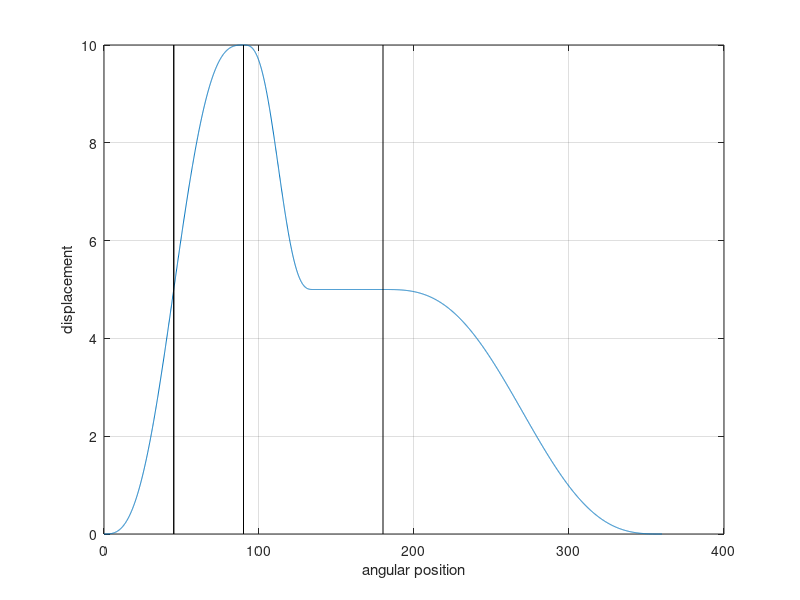
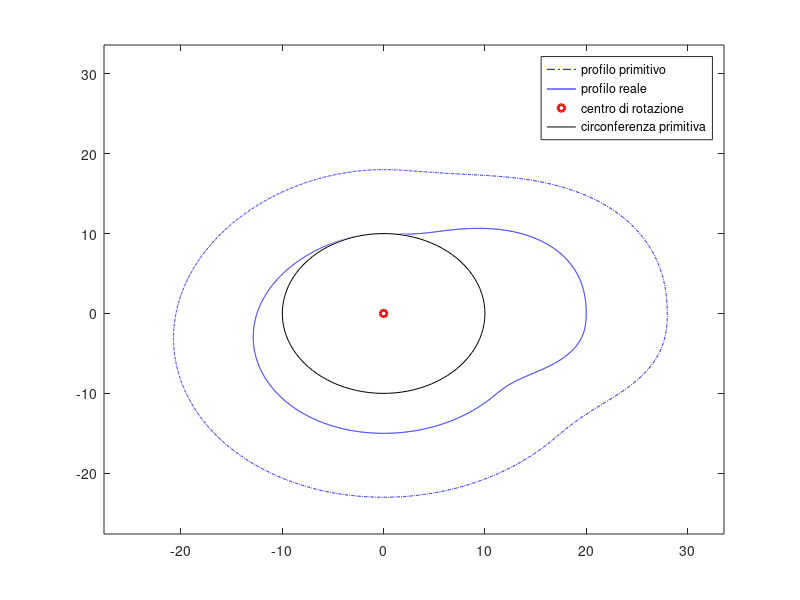
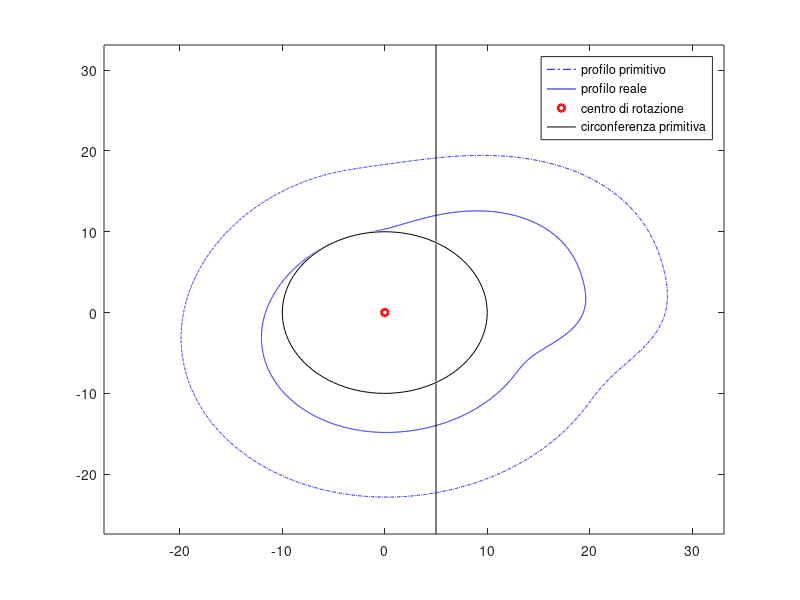

MATLAB code to generate these figures, in order:
clear all
close all
clc

% Nel codice viene definitio il profilo della camma, noto che sia l'alzata
% e il corrispondente passo angolare, assumendo legge di moto di tipo
% cicloidale

% Ogni Hi, bethai definisce quanto una porzione bethai di rotazione della
% camma causa una variazioni di altezza Hi della punteria:
% - Primi 90 gradi -> Alzata di H1
% - 45 gradi -> Abbassa di H2 (fino ad H = 5)
% - 45 gradi -> Mantiene di H3 (Fino a 
% - 180 gradi -> rialza fino a H4

% Struttura tratti: matrice 2xn con ogni colonna avente beta gradi e
% corrispettiva H, n = numero di tratti

Tratti = [90, 45, 45, 180; ...
            10, -5, 0, -5];

[m, n] = size(Tratti);
step = 0.1;

starting_point = 0;
h_tot = 0;
Theta = [];
Y = [];

for i=1:n
    betha_i = Tratti(1, i);
    theta_i = 0:step:Tratti(1, i);
    [k, n_i] = size(theta_i);
    h_i = Tratti(2, i);

    y_i = zeros(1, n_i);
    translated_theta_i = zeros(1, n_i);
    
    
    for j=1:n_i
        y_i(j) = h_tot + h_i * ((theta_i(j)/betha_i) - (1/(2*pi))*sin(2*pi*theta_i(j)/betha_i));
        translated_theta_i(j) = theta_i(j) + starting_point;
    end

    Theta = [Theta, translated_theta_i];
    Y = [Y, y_i];

    h_tot = h_tot + h_i;

    starting_point = starting_point + betha_i;
end

% grafichiamo lo spostamento della punteria
figure
plot(Theta, Y)
grid on

c = 0;
for i=1:n
    amp = Tratti(1, i)
    line([amp, amp],[min(Y),max(Y)],'Color','k');
    c = c + amp;
end

xlabel('angular position')
ylabel('displacement')

% Disegnamo il profilo della camma
% Camma centrata
R_base = 10;
R_rotella = 8; 

[m,n] = size(Theta);

for i = 1:n
    P_primitivo(i,1) = (R_base+R_rotella+Y(i))*sind(Theta(i));
    P_primitivo(i,2) = (R_base+R_rotella+Y(i))*cosd(Theta(i));
    P(i,1) = (R_base+Y(i))*sind(Theta(i));
    P(i,2) = (R_base+Y(i))*cosd(Theta(i));
end

figure
plot(P_primitivo(:,1),P_primitivo(:,2),'-.b')
hold all
plot(P(:,1),P(:,2),'b')
plot(0, 0, 'ro', 'MarkerSize', 5,'LineWidth',2);
Max = max([max(P_primitivo(:,1)),max(P_primitivo(:,2))]);
Min = min([min(P_primitivo(:,1)),min(P_primitivo(:,2))]);

viscircles([0,0], R_base,'Color','black','LineWidth',.5);

legend('profilo primitivo','profilo reale','centro di rotazione','circonferenza primitiva')

xlim([1.2*Min 1.2*Max])
ylim([1.2*Min 1.2*Max])


% Camma eccentrica
R_base = 10;
R_rotella = 8; 
e = 5;

[m,n] = size(Theta)

% Equazioni per tracciare il profilo della camma con eccentricità e (pagina
% 444)
for i = 1:n
    P_primitivo(i,1) = e*sind(Theta(i)-90) + (sqrt((R_base+R_rotella)^2 - e^2) + Y(i))*sind(Theta(i));
    P_primitivo(i,2) = e*cosd(Theta(i)-90) + (sqrt((R_base+R_rotella)^2 - e^2) + Y(i))*cosd(Theta(i));

    theta_c2c = atan2d(P_primitivo(i,2),P_primitivo(i,1));
    R = norm(P_primitivo(i,:))-R_rotella;
    P(i,1) = R*cosd(theta_c2c);
    P(i,2) = R*sind(theta_c2c);
end

figure
plot(P_primitivo(:,1),P_primitivo(:,2),'-.b')
hold all
plot(P(:,1),P(:,2),'b')
plot(0, 0, 'ro', 'MarkerSize', 5,'LineWidth',2);

Max = max([max(P_primitivo(:,1)),max(P_primitivo(:,2))]);
Min = min([min(P_primitivo(:,1)),min(P_primitivo(:,2))]);

line([e,e],[1.2*Min,1.2*Max],'Color','k')
viscircles([0,0], R_base,'Color','black','LineWidth',.5);
xlim([1.2*Min 1.2*Max])
ylim([1.2*Min 1.2*Max])
legend('profilo primitivo','profilo reale','centro di rotazione','circonferenza primitiva')
